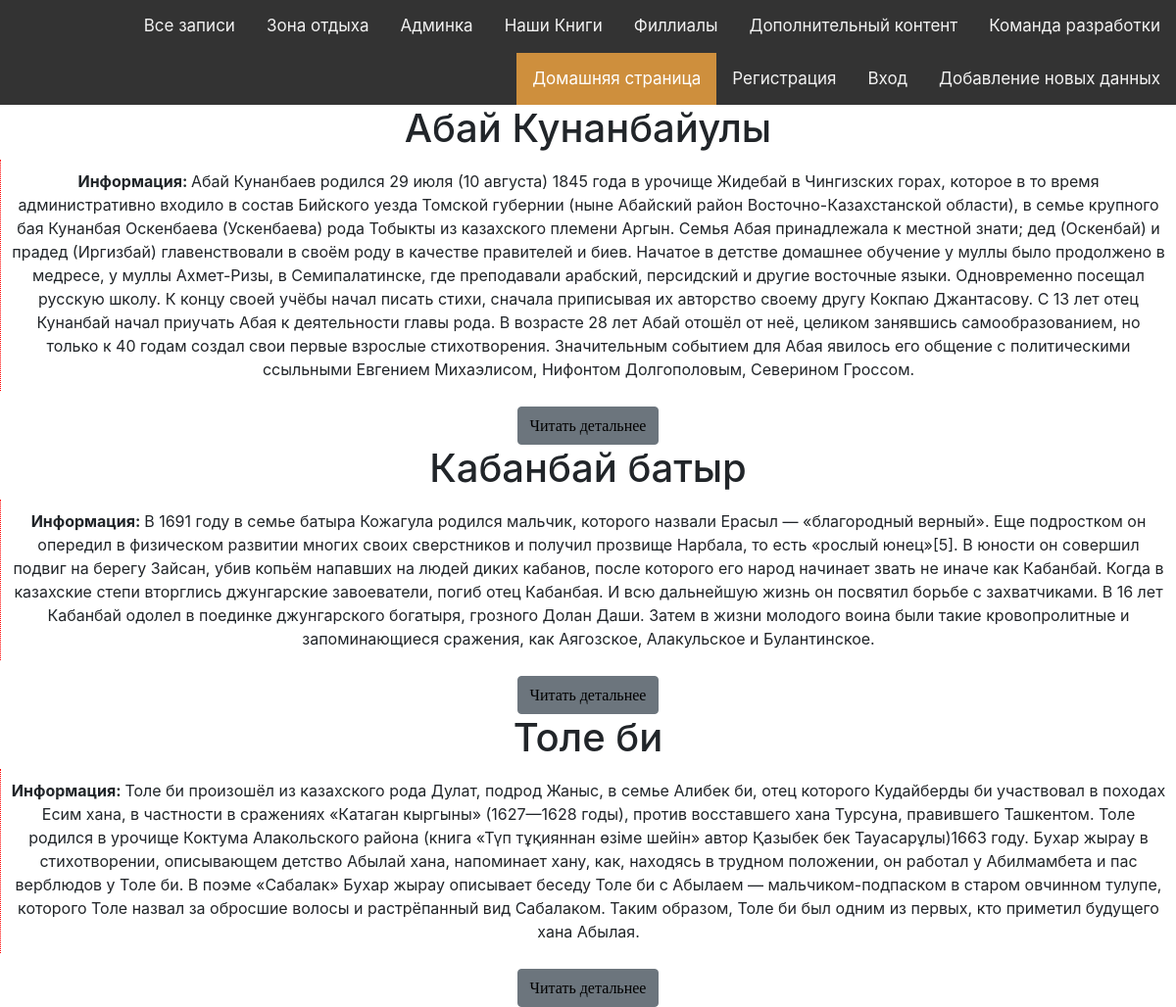
The app's page /recordings with its own data.
### main/models.py (models this page shows, shortened)
class Famous_Persons(models.Model):
    name = models.CharField('Имя', max_length=30)
    biography = models.TextField('Биография')
    author_of_publication = models.CharField('Имя автора публикации', max_length=30)
    slug = models.SlugField(unique=True, verbose_name='URL')
    class Meta:
        verbose_name = 'Знаменитый писатель'
        verbose_name_plural = 'Знаменитые писатели'

### main/views.py (the view)
# urls.py: path('recordings', views.recordings, name = 'recordings'),
def recordings(request):
    persons = Famous_Persons.objects.all()
    return render(request, 'main/recordings.html', {'persons': persons})

### main/templates/main/recordings.html
{% extends 'main/layout.html' %}
{% block content %}
<div class="zapis">
    {% for i in persons %}
        <div>
        <h1>{{ i.name }}</h1>
        <div class="line"><p> <strong>Информация: </strong>{{ i.biography }}</p></div>
        <div>
        <button type="button" class="btn btn-secondary"><a style="font-family:cursive; text-decoration: none; color: black;" href="{% url 'post' i.slug %}">Читать детальнее</a></button>
        </div>
    {% endfor %}
</div>
{% endblock %}

### main/templates/main/layout.html (shortened to what this page needs)
{% load static %}
<!DOCTYPE html>
<html lang="en">
<head>
    <link rel="stylesheet" href="{% static 'main/css/main.css' %}">
    <link rel="stylesheet" href="https://cdn.jsdelivr.net/npm/bootstrap@4.6.1/dist/css/bootstrap.min.css">
</head>
<body>
    <div class="topnav">
        <a href="{% url 'iitu3' %}">Команда разработки</a>
        <a href="{% url 'dopcontent' %}">Дополнительный контент</a>
        <a href="{% url 'iitu' %}">Филлиалы</a>
        <a href="{% url 'iitu2' %}">Наши Книги</a>
        <a href="http://127.0.0.1:8000/admin/">Админка</a>
        <a href="{% url 'zona' %}">Зона отдыха</a>
        <a href="{% url 'recordings' %}">Все записи</a>
        <a href="{% url 'fill' %}">Добавление новых данных</a>
        <a href="{% url 'login' %}">Вход</a>
        <a href="{% url 'register' %}">Регистрация</a>
        <a class="active" href="{% url 'home' %}">Домашняя страница</a>
    </div>
    {% block content %}{% endblock %}
</body>
</html>

### main/static/main/css/main.css (style rules this page uses)
body { background: rgb(63, 62, 62); }
.topnav { background-color: #333; overflow: hidden; }
.topnav a { float: right; color: #f2f2f2; text-align: center; padding: 14px 16px; text-decoration: none; font-size: 17px; }
.topnav a.active { background-color: #ce8f3d; color: white; }
.zapis { text-align: center; align-items: center; display: flex; justify-content: center; }
.line p { border-left: 1px dotted red; padding: 10px; }

### records on screen
Famous_Persons: name "Абай Кунанбайулы", biography "Абай Кунанбаев родился 29 июля (10 августа) 1845 года в урочище Жидебай в Чингизских горах, которое в то время административно входило в состав Бийского уезда Томской губернии (ныне Абайский район Восточно-Казахстанской области), в семье крупного бая Кунанбая Оскенбаева (Ускенбаева) рода Тобыкты из казахского племени Аргын. Семья Абая принадлежала к местной знати; дед (Оскенбай) и прадед (Иргизбай) главенствовали в своём роду в качестве правителей и биев. Начатое в детстве домашнее обучение у муллы было продолжено в медресе, у муллы Ахмет-Ризы, в Семипалатинске, где преподавали арабский, персидский и другие восточные языки. Одновременно посещал русскую школу. К концу своей учёбы начал…"
Famous_Persons: name "Кабанбай батыр", biography "В 1691 году в семье батыра Кожагула родился мальчик, которого назвали Ерасыл — «благородный верный». Еще подростком он опередил в физическом развитии многих своих сверстников и получил прозвище Нарбала, то есть «рослый юнец»[5]. В юности он совершил подвиг на берегу Зайсан, убив копьём напавших на людей диких кабанов, после которого его народ начинает звать не иначе как Кабанбай. Когда в казахские степи вторглись джунгарские завоеватели, погиб отец Кабанбая. И всю дальнейшую жизнь он посвятил борьбе с захватчиками. В 16 лет Кабанбай одолел в поединке джунгарского богатыря, грозного Долан Даши. Затем в жизни молодого воина были такие кровопролитные и запоминающиеся сражения, как Аягозское,…"
Famous_Persons: name "Толе би", biography "Толе би произошёл из казахского рода Дулат, подрод Жаныс, в семье Алибек би, отец которого Кудайберды би участвовал в походах Есим хана, в частности в сражениях «Катаган кыргыны» (1627—1628 годы), против восставшего хана Турсуна, правившего Ташкентом. Толе родился в урочище Коктума Алакольского района (книга «Түп тұқияннан өзіме шейін» автор Қазыбек бек Тауасарұлы)1663 году. Бухар жырау в стихотворении, описывающем детство Абылай хана, напоминает хану, как, находясь в трудном положении, он работал у Абилмамбета и пас верблюдов у Толе би. В поэме «Сабалак» Бухар жырау описывает беседу Толе би с Абылаем — мальчиком-подпаском в старом овчинном тулупе, которого Толе назвал за обросшие волосы и…"
